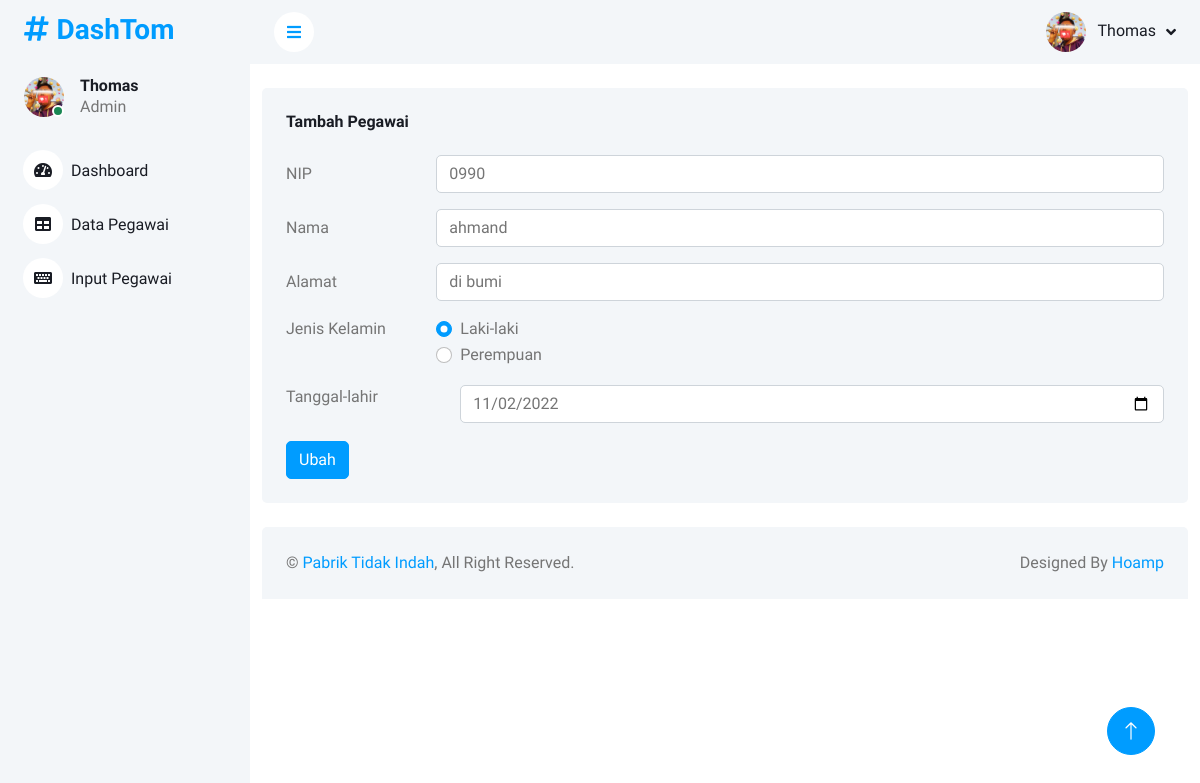
The app's page /ubah.php?id=3 (signed in) with its own data.
### tables this page shows
CREATE TABLE `pegawai` (
  `id_pegawai` int(11) NOT NULL,
  `nip` varchar(20) NOT NULL,
  `nama` varchar(50) NOT NULL,
  `alamat` varchar(100) NOT NULL,
  `jenis_kelamin` varchar(20) NOT NULL,
  `tanggal_lahir` date NOT NULL
);

### ubah.php (the view, shortened to what this page needs)
<?php
    require_once 'database/koneksi.php';
    if(isset($_GET['id'])){
        $id = $_GET['id'];
        $query = "SELECT * FROM pegawai WHERE id_pegawai='$id'";
        $data_pegawai = mysqli_query($conn, $query);
    } else {
        header("location: index.php");
    }
?>
<!DOCTYPE html>
<html lang="en">
<head>
    <?php require_once 'layouts/_css.php'; ?>
</head>
<body>
    <div class="container-xxl position-relative bg-white d-flex p-0">
        <?php require_once 'layouts/_sidebar.php'; ?>
        <div class="content">
            <?php require_once 'layouts/_nav.php'; ?>
            <div class="container-fluid pt-4">
                <div class="col-sm-12 col-xl-12">
                    <div class="bg-light rounded h-100 p-4">
                        <h6 class="mb-4">Tambah Pegawai</h6>
                        <?php foreach($data_pegawai as $data) : ?>
                            <form action="proses.php" method="POST">
                                <div class="row mb-3">
                                    <label  class="col-sm-2 col-form-label">NIP </label>
                                    <div class="col-sm-10">
                                        <input type="text" class="form-control"  name="nip" value="<?= $data['nip']; ?>">
                                    </div>
                                </div>
                                <div class="row mb-3">
                                    <label  class="col-sm-2 col-form-label">Nama </label>
                                    <div class="col-sm-10">
                                        <input type="text" class="form-control"  name="nama" value="<?= $data['nama'] ?>">
                                    </div>
                                </div>
                                <div class="row mb-3">
                                    <label  class="col-sm-2 col-form-label">Alamat </label>
                                    <div class="col-sm-10">
                                        <input type="text" class="form-control"  name="alamat" value="<?= $data['alamat'] ?>">
                                    </div>
                                </div>
                                <fieldset class="row mb-3">
                                    <legend class="col-form-label col-sm-2 pt-0">Jenis Kelamin</legend>
                                    <div class="col-sm-10">
                                        <div class="form-check">
                                            <input class="form-check-input" type="radio" name="jenis_kelamin" id="jenis_kelamin" value="Laki-laki"  <?php if($data['jenis_kelamin'] === 'laki-laki'){ echo "checked"; }?>>
                                            <label class="form-check-label" for="jenis_kelamin">
                                                Laki-laki
                                            </label>
                                        </div>
                                        <div class="form-check">
                                            <input class="form-check-input" type="radio" name="jenis_kelamin" id="jenis_kelamin" value="Perempuan" <?php if($data['jenis_kelamin'] === 'perempuan'){ echo "checked"; }?>>
                                            <label class="form-check-label" for="jenis_kelamin">
                                                Perempuan
                                            </label>
                                        </div>
                                    </div>
                                </fieldset>
                                <div class="row mb-3">
                                    <legend class="col-form-label col-sm-2 pt-0">Tanggal-lahir</legend>
                                    <div class="col-sm-10">
                                        <div class="form-check">
                                        <input type="date" class="form-control"  name="tanggal_lahir" value="<?= $data['tanggal_lahir']; ?>">
                                        </div>
                                    </div>
                                </div>
                                <button type="submit" class="btn btn-primary" name="ubah_pegawai">Ubah</button>
                            </form>
                        <?php endforeach; ?>
                    </div>
                </div>
            </div>
            <?php require_once 'layouts/_footer.php'; ?>
        </div>
        <?php require_once 'layouts/_toTop.php'; ?>
    </div>
</body>
</html>

### dashmin/css/style.css (style rules this page uses)
:root { --primary: #009CFF; --light: #F3F6F9; --dark: #191C24; }
.btn { transition: .5s; }
.btn.btn-primary { color: #FFFFFF; }
.content { margin-left: 250px; min-height: 100vh; background: #FFFFFF; transition: 0.5s; }
@media (min-width: 992px) { .content { width: calc(100% - 250px); } }

### records on screen
pegawai: nip "0990", nama "ahmand", alamat "di bumi", jenis_kelamin "☑ Laki-laki", tanggal_lahir "11/02/2022"
